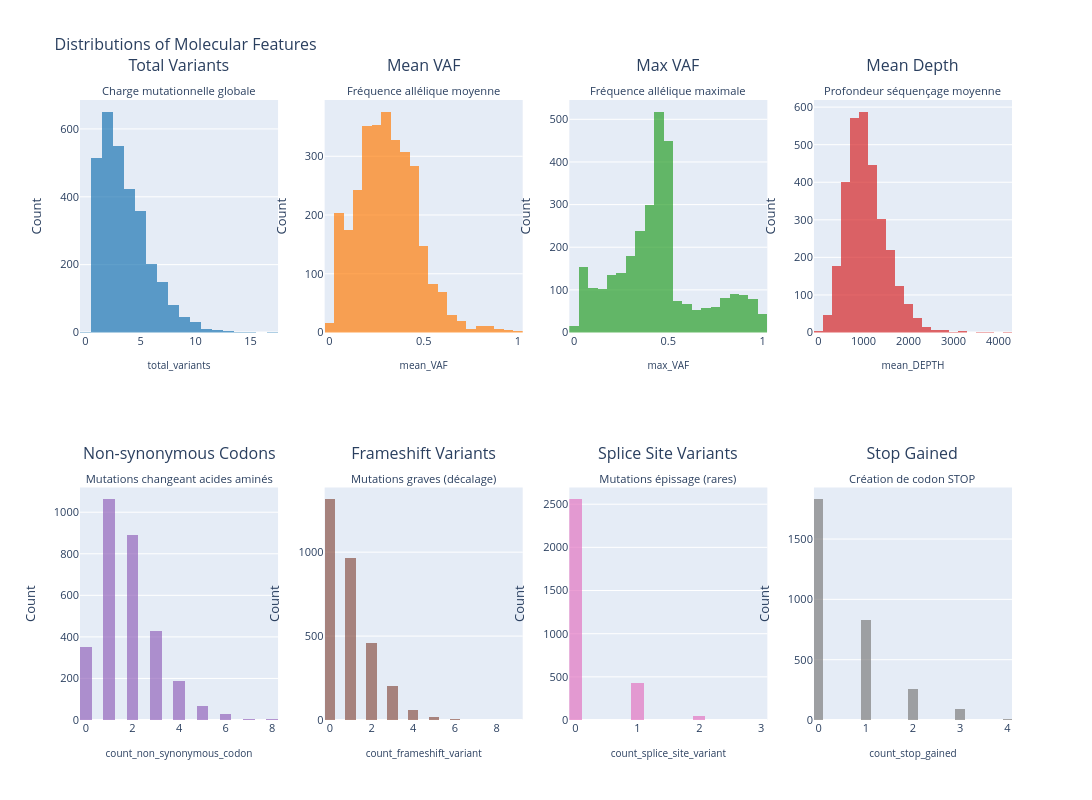

Notebook cell for this chart:
### Code cell
# Visualize distributions of all molecular features with improved readability
molecular_features = ['total_variants', 'mean_VAF', 'max_VAF', 'mean_DEPTH',
                      'count_non_synonymous_codon', 'count_frameshift_variant', 
                      'count_splice_site_variant', 'count_stop_gained']

# Custom titles for better readability
feature_titles = [
    'Total Variants<br><sub>Charge mutationnelle globale</sub>',
    'Mean VAF<br><sub>Fréquence allélique moyenne</sub>',
    'Max VAF<br><sub>Fréquence allélique maximale</sub>',
    'Mean Depth<br><sub>Profondeur séquençage moyenne</sub>',
    'Non-synonymous Codons<br><sub>Mutations changeant acides aminés</sub>',
    'Frameshift Variants<br><sub>Mutations graves (décalage)</sub>',
    'Splice Site Variants<br><sub>Mutations épissage (rares)</sub>',
    'Stop Gained<br><sub>Création de codon STOP</sub>'
]

fig = make_subplots(rows=2, cols=4, subplot_titles=feature_titles, 
                    specs=[[{'type': 'histogram'}, {'type': 'histogram'}, {'type': 'histogram'}, {'type': 'histogram'}],
                           [{'type': 'histogram'}, {'type': 'histogram'}, {'type': 'histogram'}, {'type': 'histogram'}]])

colors = ['#1f77b4', '#ff7f0e', '#2ca02c', '#d62728', '#9467bd', '#8c564b', '#e377c2', '#7f7f7f']

for i, (col, title, color) in enumerate(zip(molecular_features, feature_titles, colors)):
    row = (i // 4) + 1
    col_pos = (i % 4) + 1
    fig.add_trace(go.Histogram(x=molecular_agg[col].dropna(), name=col, nbinsx=30, 
                               marker_color=color, opacity=0.7), row=row, col=col_pos)
    fig.update_xaxes(title_text=col, title_font=dict(size=10), row=row, col=col_pos)
    fig.update_yaxes(title_text='Count', row=row, col=col_pos)

fig.update_layout(height=800, width=1400, title_text="Distributions of Molecular Features", 
                  showlegend=False, title_font_size=16, font=dict(size=11))
fig.show()

print("\n" + "="*80)
print("MOLECULAR FEATURES DISTRIBUTIONS SUMMARY")
print("="*80)
for col in molecular_features:
    print(f"\n{col.upper()}")
    print(f"  {'Mean':<15}: {molecular_agg[col].mean():.4f}")
    print(f"  {'Median':<15}: {molecular_agg[col].median():.4f}")
    print(f"  {'Min - Max':<15}: {molecular_agg[col].min():.4f} - {molecular_agg[col].max():.4f}")
    print(f"  {'Std Dev':<15}: {molecular_agg[col].std():.4f}")
    print(f"  {'Zeros':<15}: {(molecular_agg[col] == 0).sum()} ({(molecular_agg[col] == 0).sum() / len(molecular_agg) * 100:.1f}%)")
print("="*80)

### Figure 1 — Plotly figure (JSON) as saved in the notebook; plotly's stock layout.template omitted (floating-point values rounded to 4 significant figures; data arrays with more than 128 entries replaced by an {"elided": "..."} marker saying what was removed)
{"data": [{"marker": {"color": "#1f77b4"}, "name": "total_variants", "nbinsx": 30, "opacity": 0.7, "type": "histogram", "x": {"elided": "3026 int values"}, "xaxis": "x", "yaxis": "y"}, {"marker": {"color": "#ff7f0e"}, "name": "mean_VAF", "nbinsx": 30, "opacity": 0.7, "type": "histogram", "x": {"elided": "3026 float values"}, "xaxis": "x2", "yaxis": "y2"}, {"marker": {"color": "#2ca02c"}, "name": "max_VAF", "nbinsx": 30, "opacity": 0.7, "type": "histogram", "x": {"elided": "3026 float values"}, "xaxis": "x3", "yaxis": "y3"}, {"marker": {"color": "#d62728"}, "name": "mean_DEPTH", "nbinsx": 30, "opacity": 0.7, "type": "histogram", "x": {"elided": "3026 float values"}, "xaxis": "x4", "yaxis": "y4"}, {"marker": {"color": "#9467bd"}, "name": "count_non_synonymous_codon", "nbinsx": 30, "opacity": 0.7, "type": "histogram", "x": {"elided": "3026 float values"}, "xaxis": "x5", "yaxis": "y5"}, {"marker": {"color": "#8c564b"}, "name": "count_frameshift_variant", "nbinsx": 30, "opacity": 0.7, "type": "histogram", "x": {"elided": "3026 float values"}, "xaxis": "x6", "yaxis": "y6"}, {"marker": {"color": "#e377c2"}, "name": "count_splice_site_variant", "nbinsx": 30, "opacity": 0.7, "type": "histogram", "x": {"elided": "3026 float values"}, "xaxis": "x7", "yaxis": "y7"}, {"marker": {"color": "#7f7f7f"}, "name": "count_stop_gained", "nbinsx": 30, "opacity": 0.7, "type": "histogram", "x": {"elided": "3026 float values"}, "xaxis": "x8", "yaxis": "y8"}], "layout": {"annotations": [{"font": {"size": 16}, "showarrow": false, "text": "Total Variants<br><sub>Charge mutationnelle globale</sub>", "x": 0.1062, "xanchor": "center", "xref": "paper", "y": 1, "yanchor": "bottom", "yref": "paper"}, {"font": {"size": 16}, "showarrow": false, "text": "Mean VAF<br><sub>Fréquence allélique moyenne</sub>", "x": 0.3688, "xanchor": "center", "xref": "paper", "y": 1, "yanchor": "bottom", "yref": "paper"}, {"font": {"size": 16}, "showarrow": false, "text": "Max VAF<br><sub>Fréquence allélique maximale</sub>", "x": 0.6313, "xanchor": "center", "xref": "paper", "y": 1, "yanchor": "bottom", "yref": "paper"}, {"font": {"size": 16}, "showarrow": false, "text": "Mean Depth<br><sub>Profondeur séquençage moyenne</sub>", "x": 0.8938, "xanchor": "center", "xref": "paper", "y": 1, "yanchor": "bottom", "yref": "paper"}, {"font": {"size": 16}, "showarrow": false, "text": "Non-synonymous Codons<br><sub>Mutations changeant acides aminés</sub>", "x": 0.1062, "xanchor": "center", "xref": "paper", "y": 0.375, "yanchor": "bottom", "yref": "paper"}, {"font": {"size": 16}, "showarrow": false, "text": "Frameshift Variants<br><sub>Mutations graves (décalage)</sub>", "x": 0.3688, "xanchor": "center", "xref": "paper", "y": 0.375, "yanchor": "bottom", "yref": "paper"}, {"font": {"size": 16}, "showarrow": false, "text": "Splice Site Variants<br><sub>Mutations épissage (rares)</sub>", "x": 0.6313, "xanchor": "center", "xref": "paper", "y": 0.375, "yanchor": "bottom", "yref": "paper"}, {"font": {"size": 16}, "showarrow": false, "text": "Stop Gained<br><sub>Création de codon STOP</sub>", "x": 0.8938, "xanchor": "center", "xref": "paper", "y": 0.375, "yanchor": "bottom", "yref": "paper"}], "font": {"size": 11}, "height": 800, "showlegend": false, "title": {"font": {"size": 16}, "text": "Distributions of Molecular Features"}, "width": 1400, "xaxis": {"anchor": "y", "domain": [0, 0.2125], "title": {"font": {"size": 10}, "text": "total_variants"}}, "xaxis2": {"anchor": "y2", "domain": [0.2625, 0.475], "title": {"font": {"size": 10}, "text": "mean_VAF"}}, "xaxis3": {"anchor": "y3", "domain": [0.525, 0.7375], "title": {"font": {"size": 10}, "text": "max_VAF"}}, "xaxis4": {"anchor": "y4", "domain": [0.7875, 1], "title": {"font": {"size": 10}, "text": "mean_DEPTH"}}, "xaxis5": {"anchor": "y5", "domain": [0, 0.2125], "title": {"font": {"size": 10}, "text": "count_non_synonymous_codon"}}, "xaxis6": {"anchor": "y6", "domain": [0.2625, 0.475], "title": {"font": {"size": 10}, "text": "count_frameshift_variant"}}, "xaxis7": {"anchor": "y7", "domain": [0.525, 0.7375], "title": {"font": {"size": 10}, "text": "count_splice_site_variant"}}, "xaxis8": {"anchor": "y8", "domain": [0.7875, 1], "title": {"font": {"size": 10}, "text": "count_stop_gained"}}, "yaxis": {"anchor": "x", "domain": [0.625, 1], "title": {"text": "Count"}}, "yaxis2": {"anchor": "x2", "domain": [0.625, 1], "title": {"text": "Count"}}, "yaxis3": {"anchor": "x3", "domain": [0.625, 1], "title": {"text": "Count"}}, "yaxis4": {"anchor": "x4", "domain": [0.625, 1], "title": {"text": "Count"}}, "yaxis5": {"anchor": "x5", "domain": [0, 0.375], "title": {"text": "Count"}}, "yaxis6": {"anchor": "x6", "domain": [0, 0.375], "title": {"text": "Count"}}, "yaxis7": {"anchor": "x7", "domain": [0, 0.375], "title": {"text": "Count"}}, "yaxis8": {"anchor": "x8", "domain": [0, 0.375], "title": {"text": "Count"}}}}
